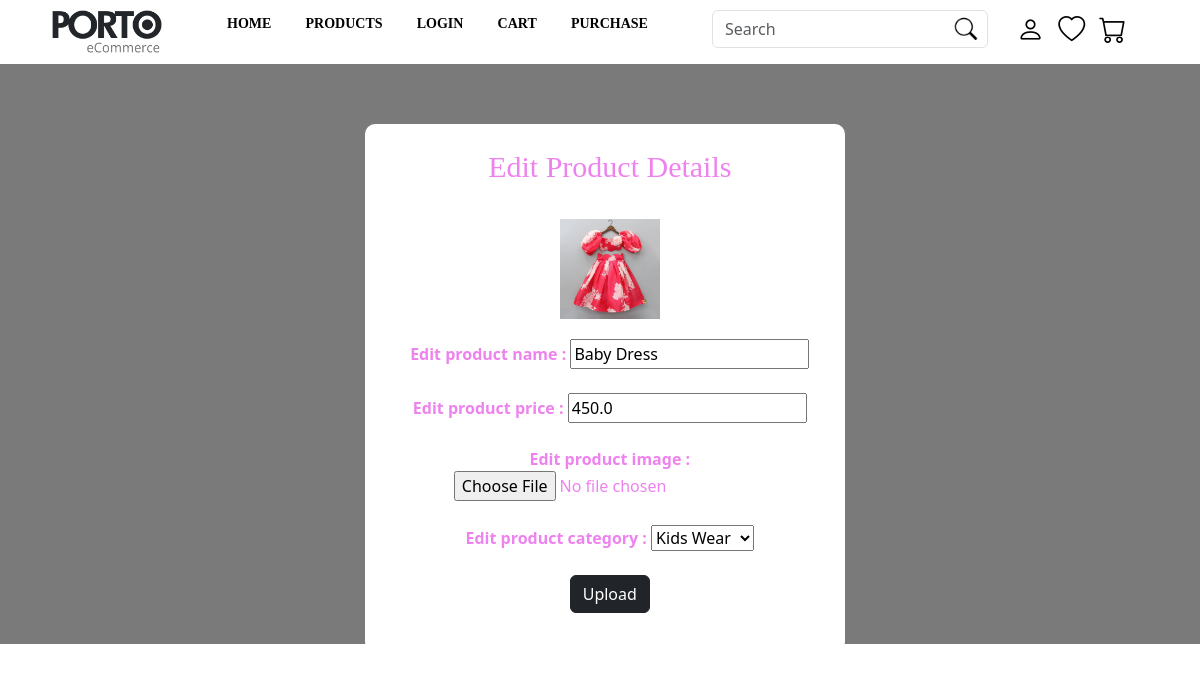
/admineditprod/55, run on the app's committed database.
### pages/models.py (models this page shows, shortened)
class Product(models.Model): #uploaded product details are shown in this model
    product_name=models.CharField(max_length=255)
    product_price=models.FloatField()
    product_image=models.CharField(max_length=255)
    product_desc=models.CharField(null=True,max_length=400)
    product_cat=models.IntegerField(null=True)

### pages/views.py (the view, shortened to what this page needs)
# urls.py: path('admineditprod/<int:id>',views.admineditprod,name='admineditprod'),
def admineditprod(request,id):
    product=Product.objects.filter(id=id)[0]
    cat=Category.objects.all()
    context={
        'product': product,
        'cat':cat
    }
    template=loader.get_template("admineditprod.html")
    return HttpResponse(template.render(context,request))

### pages/templates/admineditprod.html (shortened to what this page needs)
{% extends 'master.html' %}
{% load static %}
{% block content %}
    <section class="sec10">
        <div class="container-fluid">
            <div class="row">
                <div class="col-sm-12">
                    <div class="box2">
                        <div class="inbox0">
                            <h1 class="heading2">Edit Product Details</h1> <br>
                            <div style="margin-bottom: 20px;"><img src="{% static 'uploads/' %}{{product.product_image}}" style="width: 100px;height: 100px;" alt=""></div>
                            <form action="" method="post" enctype="multipart/form-data">
                                <label for="">Edit product name :</label>
                                <input type="text" name="product_name" value="{{product.product_name}}">
                                <br><br>
                                <label for="">Edit product price :</label>
                                <input type="number" name="product_price" value="{{product.product_price}}">
                                <br><br>
                                <label for="">Edit product image :</label>
                                <input type="file" name="product_image" value="{{product.product_image}}">
                                <br><br>
                                <label for="">Edit product category :</label>
                                <select name="product_cat" id="">
                                    {% for x in cat %}
                                        {% if x.id == product.product_cat %}
                                            <option value="{{x.id}}" selected>{{x.cat_name}}</option>
                                        {% else %}
                                            <option value="{{x.id}}">{{x.cat_name}}</option>
                                        {% endif %}
                                    {% endfor %}
                                </select>
                                <br><br>
                                <button type="submit" class="btn btn-dark loginbtn">Upload</button>
                                <br><br>
                            </div>
                        </div>
                    </div>
                </div>
            </div>
    </section>
{% endblock %}

### pages/static/shopping.css (style rules this page uses)
.box2 { width: 40vw; margin-left: 30%; margin-bottom: 50px; }
.inbox0 { background-color: rgb(255, 255, 255); text-align: center; margin-top: 60px; padding: 15px 0px 15px 10px; border-radius: 10px; }
.heading2 { font-family: Georgia, 'Times New Roman', Times, serif; font-size: 30px; margin: 10px; }
.sec10 { background-color:rgb(122, 122, 122); height: 580px; }

### mystaticfiles/myglobal.css (style rules this page uses)
body { color:violet; font-weight: bold; }

### data on the page
Product: product_image (picture), product_name "Baby Dress", product_price "450.0"

### other printed values
form field product_cat "Kids Wear"
